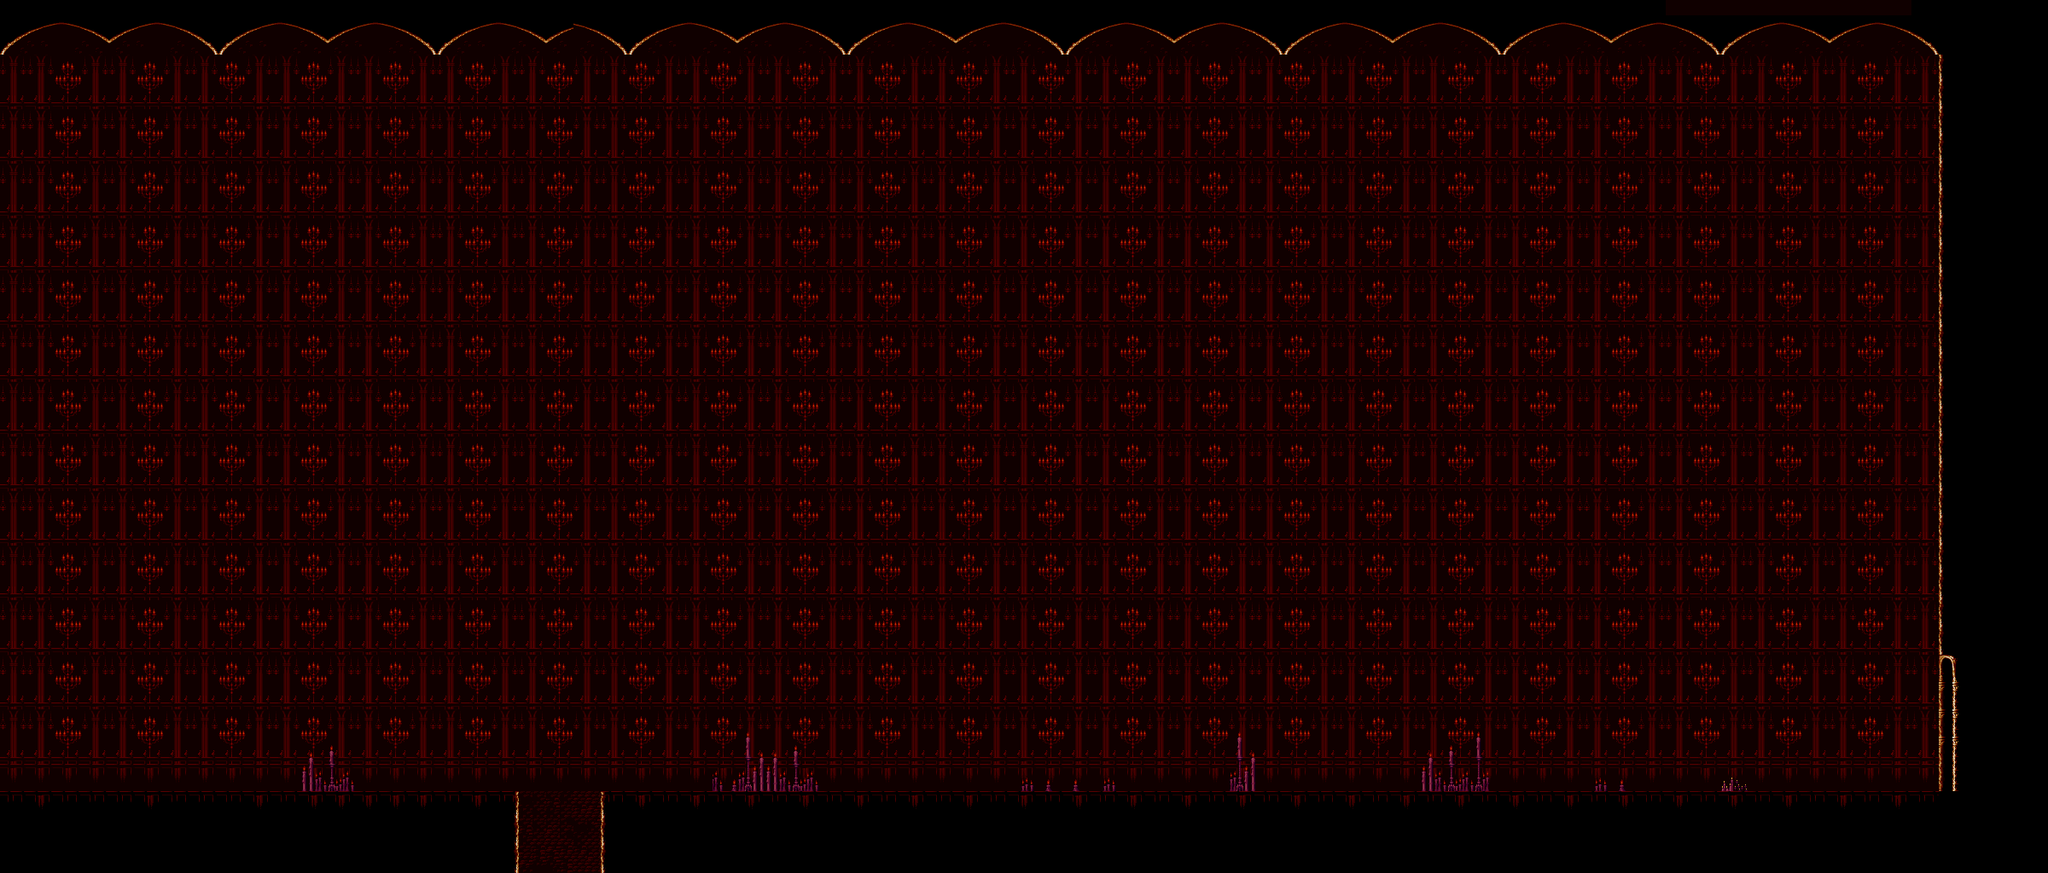

This game map was drawn from its Tiled (.tmx) file and the tilesets committed beside it. A one-line description and the trimmed map source follow:
An orthogonal 75x32 tile map with 32x32 px tiles, 5 tile layers (Background, Meta, Background 2, Walls, ...) and 4 objects (3x exit, EnemySpawn).

<map version="1.0" orientation="orthogonal" width="75" height="32" tilewidth="32" tileheight="32">
 <tileset firstgid="1" name="Cathedral2Edited" tilewidth="32" tileheight="32">
  <image source="Cathedral2Edited.png" width="1800" height="524" />
 </tileset>
 <layer name="Background" width="75" height="32">
  <data>[2400 cells, 1734 non-empty, 11 distinct tile ids]</data>
 </layer>
 <layer name="Meta" width="75" height="32">
  <data>[2400 cells, 3 non-empty, 3 distinct tile ids]</data>
 </layer>
 <layer name="Background 2" width="75" height="32">
  <data>[2400 cells, 2064 non-empty, 26 distinct tile ids]</data>
 </layer>
 <layer name="Walls" width="75" height="32">
  <data>[2400 cells, 328 non-empty, 4 distinct tile ids]</data>
 </layer>
 <layer name="Foreground" width="75" height="32">
  <data>[2400 cells, 97 non-empty, 16 distinct tile ids]</data>
 </layer>
 <objectgroup name="EnemySpawn" width="75" height="32">
  <object name="EnemySpawn" x="1056" y="640" width="32" height="32">
   <properties>
    <property name="Monster" value="2" />
   </properties>
  </object>
 </objectgroup>
 <objectgroup name="MapTransitions" width="75" height="32">
  <object name="exit" type="exit" x="2272" y="768" width="32" height="160">
   <properties>
    <property name="destination" value="testMap.tmx" />
    <property name="destinationHeight" value="30" />
    <property name="startx" value="2" />
    <property name="starty" value="9" />
   </properties>
  </object>
  <object name="exit" type="exit" x="608" y="992" width="96" height="32">
   <properties>
    <property name="destination" value="CryptShaft.tmx" />
    <property name="destinationHeight" value="100" />
    <property name="startx" value="18" />
    <property name="starty" value="3" />
   </properties>
  </object>
  <object name="exit" type="exit" x="0" y="96" width="32" height="832">
   <properties>
    <property name="destination" value="Bridge1.tmx" />
    <property name="destinationHeight" value="25" />
    <property name="startx" value="44" />
    <property name="starty" value="12" />
   </properties>
  </object>
 </objectgroup>
</map>
